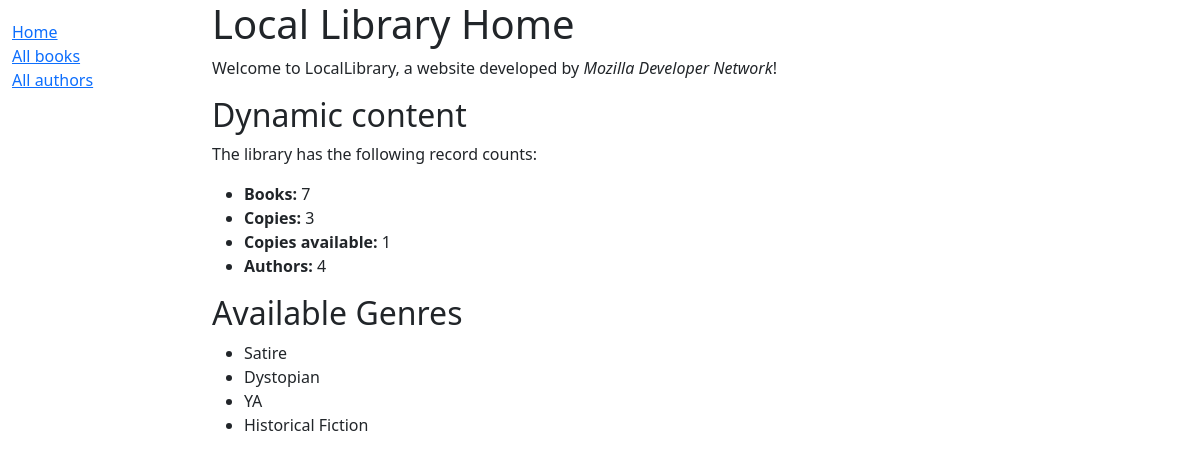
Page /catalog/ on the committed database.
### catalog/models.py (models this page shows, shortened)
class Genre(models.Model):
    name = models.CharField(max_length=200, help_text="Enter a book genre")

### catalog/views.py (the view)
# urls.py: path('', views.index, name='index'),
def index(request):
    num_books = Book.objects.all().count()
    num_instances = BookInstance.objects.all().count()
    num_authors = Author.objects.count()
    num_instances_available = BookInstance.objects.filter(status__exact='a').count()
    all_genres = Genre.objects.values_list('name', flat=True)
    context = {
        'num_books': num_books,
        'num_instances': num_instances,
        'num_instances_available': num_instances_available,
        'num_authors': num_authors,
        'all_genres': all_genres,
    }
    return render(request, 'index.html', context=context)

### catalog/templates/index.html (shortened to what this page needs)
{% extends "base_generic.html" %}
{% block content %}
  <h1>Local Library Home</h1>
  <p>Welcome to LocalLibrary, a website developed by <em>Mozilla Developer Network</em>!</p>
  <h2>Dynamic content</h2>
  <p>The library has the following record counts:</p>
  <ul>
    <li><strong>Books:</strong> {{ num_books }}</li>
    <li><strong>Copies:</strong> {{ num_instances }}</li>
    <li><strong>Copies available:</strong> {{ num_instances_available }}</li>
    <li><strong>Authors:</strong> {{ num_authors }}</li>
  </ul>
  <h2>Available Genres</h2>
  <ul>
  {% for genre in all_genres %}
  <li>{{ genre }}</li>
  {% endfor %}
  </ul>
  {% endblock %}

### rows in the picture
Genre: name "Satire"
Genre: name "Dystopian"
Genre: name "Historical Fiction"

### other values in the picture
{{ num_books }} "7"
{{ num_instances }} "3"
{{ num_instances_available }} "1"
{{ num_authors }} "4"
{{ genre }} "YA"
